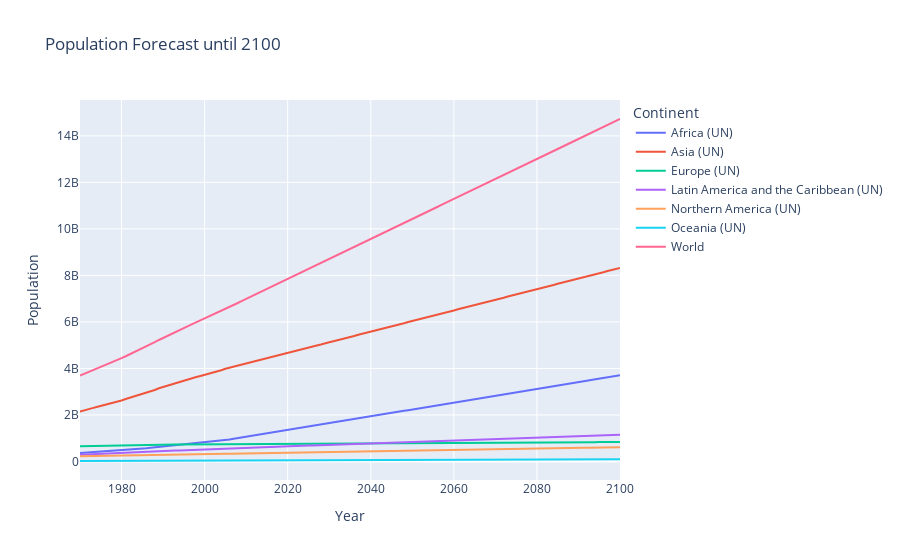

Write notebook code for a chart like this one.
### Markdown cell above
The following figure presents a forecast of the world's population and the continents' population until 2100. The forecast has been created based on the population growth rate of each continent and the World.

### Code cell
# Prepare DataFrame for Prophet
pop_prophet = filtered_pop.rename(columns={'Year': 'ds', 'Population': 'y'})

# Define a function to create forecasts for each continent
def create_forecast(continent):
    # Filter data for the continent
    continent_data = pop_prophet[pop_prophet['Continents and World'] == continent]
    
    # Initialize Prophet model
    model = Prophet()
    
    # Fit the model
    model.fit(continent_data)
    
    # Make future DataFrame
    future = model.make_future_dataframe(periods=2100-1970, freq='Y')  # Forecast until 2100
    
    # Make forecast
    forecast = model.predict(future)
    
    return forecast
# Create forecasts for each continent
forecasts = {}
for continent in filtered_pop['Continents and World'].unique():
    forecasts[continent] = create_forecast(continent)

# Plot the forecasts
fig = go.Figure()
for continent, forecast in forecasts.items():
    fig.add_trace(go.Scatter(x=forecast['ds'], y=forecast['yhat'], mode='lines', name=continent))

fig.update_layout(title='Population Forecast until 2100',
                  xaxis_title='Year',
                  yaxis_title='Population',
                  legend_title='Continent')

fig.show()

### Figure 1 — Plotly figure (JSON) as saved in the notebook; plotly's stock layout.template omitted (floating-point values rounded to 4 significant figures; data arrays with more than 128 entries replaced by an {"elided": "..."} marker saying what was removed)
{"data": [{"mode": "lines", "name": "Africa (UN)", "type": "scatter", "x": {"elided": "202 str values"}, "y": {"elided": "202 float values"}}, {"mode": "lines", "name": "Asia (UN)", "type": "scatter", "x": {"elided": "202 str values"}, "y": {"elided": "202 float values"}}, {"mode": "lines", "name": "Europe (UN)", "type": "scatter", "x": {"elided": "202 str values"}, "y": {"elided": "202 float values"}}, {"mode": "lines", "name": "Latin America and the Caribbean (UN)", "type": "scatter", "x": {"elided": "202 str values"}, "y": {"elided": "202 float values"}}, {"mode": "lines", "name": "Northern America (UN)", "type": "scatter", "x": {"elided": "202 str values"}, "y": {"elided": "202 float values"}}, {"mode": "lines", "name": "Oceania (UN)", "type": "scatter", "x": {"elided": "202 str values"}, "y": {"elided": "202 float values"}}, {"mode": "lines", "name": "World", "type": "scatter", "x": {"elided": "202 str values"}, "y": {"elided": "202 float values"}}], "layout": {"legend": {"title": {"text": "Continent"}}, "title": {"text": "Population Forecast until 2100"}, "xaxis": {"title": {"text": "Year"}}, "yaxis": {"title": {"text": "Population"}}}}
